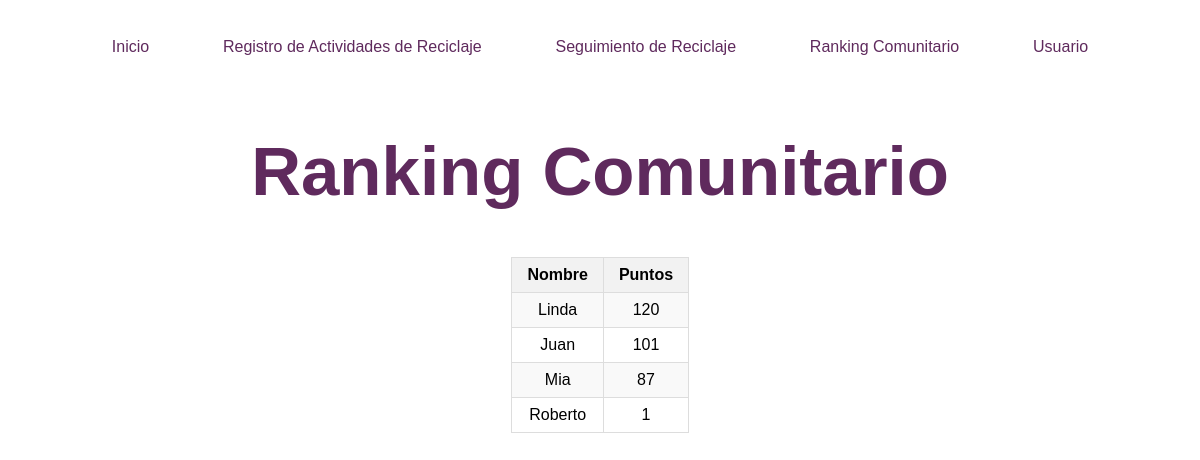
/ranking_comunitario (signed in), run on the app's committed database.
### tables this page shows
CREATE TABLE usuarios (    id INTEGER PRIMARY KEY,    nombre TEXT NOT NULL,    correo TEXT NOT NULL,    puntos INTEGER, contrasena TEXT);

### app.py (the view)
@app.route('/ranking_comunitario')
def ranking_comunitario():
    usuarios = obtener_usuarios()
    usuarios_ordenados = sorted(usuarios, key=lambda x: x['puntos'], reverse=True)
    return render_template('ranking_comunitario.html', usuarios=usuarios_ordenados)

### app.py (called while the page is built)
def conectar_bd():
    return sqlite3.connect('reciclaje.db')

def obtener_usuarios():
    conn = conectar_bd()
    cursor = conn.cursor()
    cursor.execute('SELECT * FROM usuarios')
    usuarios = cursor.fetchall()
    lista_usuarios = []
    for usuario in usuarios:
        lista_usuarios.append({
            'id': usuario[0],
            'nombre': usuario[1],
            'correo': usuario[2],
            'puntos': usuario[3],
            'contrasena': usuario[4]
        })
    conn.close()
    return lista_usuarios

### templates/ranking_comunitario.html (shortened to what this page needs)
<!DOCTYPE html>
<html lang="en">
<head>
    <link rel="stylesheet" type="text/css" href="{{ url_for('static', filename='main.css') }}">
    <link rel="stylesheet" type="text/css" href="{{ url_for('static', filename='ranking_comunitario.css') }}">
    <link rel="stylesheet" type="text/css" href="{{ url_for('static', filename='seguimiento.css') }}">
</head>
<body>
    <header id="header">
        <ul id="mainMenu">
            <li><a href="/">Inicio</a></li>
            <li><a href="/registro_actividades">Registro de Actividades de Reciclaje</a></li>
            <li><a href="/seguimiento">Seguimiento de Reciclaje</a></li>
            <li><a href="/ranking_comunitario">Ranking Comunitario</a></li>
            {% if 'usuario' in session %}
                <li><a href="/usuario">Usuario</a></li>
            {% else %}
                <li><a href="/inicio_sesion">Iniciar Sesión</a></li>
            {% endif %}
        </ul>
    </header>
    <h1 class="pageTitle">Ranking Comunitario</h1>
    <section class="contentRanking">
        <table>
            <thead>
                <tr>
                    <th>Nombre</th>
                    <th>Puntos</th>
                </tr>
            </thead>
            <tbody>
                {% for usuario in usuarios %}
                    <tr>
                        <td>{{ usuario.nombre }}</td>
                        <td>{{ usuario.puntos }}</td>
                    </tr>
                {% endfor %}
            </tbody>
        </table>
    </section>
</body>
</html>

### static/main.css (style rules this page uses)
:root { --color-violeta: #5f2a5d; --color-crema:#f9eee1; --color-naranja: #ff885e; --color-rojo-calido: #FF5733; --color-rosa-claro: #FFB6C1; --color-verde-menta: #00FFC3; --color-gris-claro: #ecf0f1; --color-gris-oscuro: #34495e; --color-blanco: #ffffff; --color-negro: #000000; }
body { font-family: 'Lexend', sans-serif; background-color: var(--color-blanco); }
#header { padding: 30px; font-size: 16px; font-weight: 400; }
#mainMenu { list-style-type: none; margin: 0; padding: 0; overflow: hidden; display: flex; justify-content: center; justify-content: space-evenly; }
#mainMenu > li > a { text-decoration: none; color: var(--color-violeta); }
.pageTitle { color:var(--color-violeta); font-weight: 700; font-size: 69px; text-align: center; }

### static/ranking_comunitario.css (style rules this page uses)
.contentRanking { display: flex; justify-content: space-around; }

### static/seguimiento.css (style rules this page uses)
table { table-layout: auto; text-align: center; border-collapse: collapse; }
.contentRanking table { width: 15%; }
th { background-color: #f2f2f2; border: 1px solid #dddddd; padding: 8px; }
td { border: 1px solid #dddddd; padding: 8px; }
tr:nth-child(odd) { background-color: #f9f9f9; }

### data on the page
usuarios: nombre "Linda", puntos "120"
usuarios: nombre "Juan", puntos "101"
usuarios: nombre "Mia", puntos "87"
usuarios: nombre "Roberto", puntos "1"
